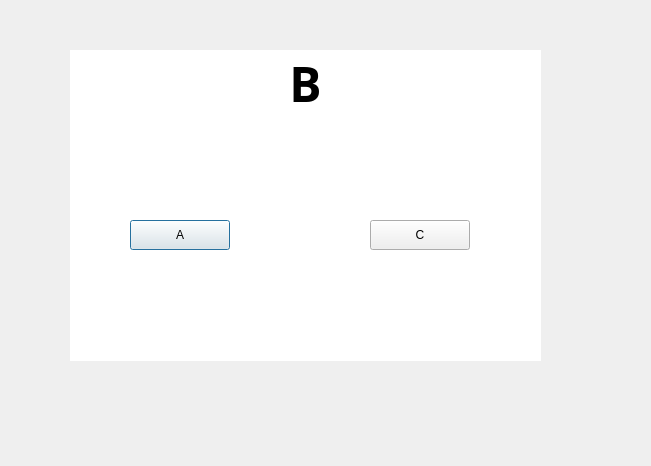
<?xml version="1.0" encoding="UTF-8"?>
<ui version="4.0">
 <class>switchB</class>
 <widget class="QDialog" name="switchB">
  <property name="geometry">
   <rect>
    <x>0</x>
    <y>0</y>
    <width>651</width>
    <height>466</height>
   </rect>
  </property>
  <property name="windowTitle">
   <string>Dialog</string>
  </property>
  <widget class="QLabel" name="label">
   <property name="geometry">
    <rect>
     <x>70</x>
     <y>50</y>
     <width>471</width>
     <height>311</height>
    </rect>
   </property>
   <property name="font">
    <font>
     <family>微软雅黑</family>
     <pointsize>36</pointsize>
     <weight>75</weight>
     <bold>true</bold>
    </font>
   </property>
   <property name="styleSheet">
    <string notr="true">background-color: rgb(255, 255, 255);</string>
   </property>
   <property name="text">
    <string>B</string>
   </property>
   <property name="alignment">
    <set>Qt::AlignHCenter|Qt::AlignTop</set>
   </property>
  </widget>
  <widget class="QPushButton" name="bnt_A">
   <property name="geometry">
    <rect>
     <x>130</x>
     <y>220</y>
     <width>100</width>
     <height>30</height>
    </rect>
   </property>
   <property name="text">
    <string>A</string>
   </property>
  </widget>
  <widget class="QPushButton" name="bnt_C">
   <property name="geometry">
    <rect>
     <x>370</x>
     <y>220</y>
     <width>100</width>
     <height>30</height>
    </rect>
   </property>
   <property name="text">
    <string>C</string>
   </property>
  </widget>
 </widget>
 <resources/>
 <connections/>
</ui>
